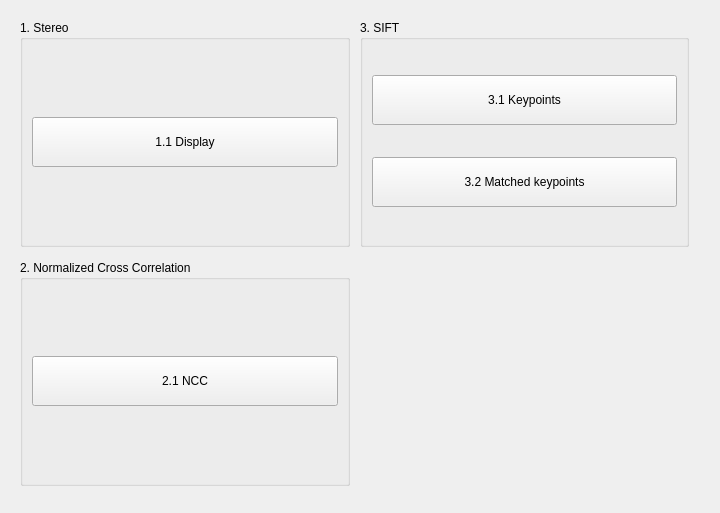
<?xml version="1.0" encoding="UTF-8"?>
<ui version="4.0">
 <class>Form</class>
 <widget class="QWidget" name="Form">
  <property name="geometry">
   <rect>
    <x>0</x>
    <y>0</y>
    <width>720</width>
    <height>513</height>
   </rect>
  </property>
  <property name="windowTitle">
   <string>OpenCV_HW2</string>
  </property>
  <widget class="QGroupBox" name="groupBox_3">
   <property name="geometry">
    <rect>
     <x>360</x>
     <y>20</y>
     <width>329</width>
     <height>227</height>
    </rect>
   </property>
   <property name="title">
    <string>3. SIFT</string>
   </property>
   <layout class="QVBoxLayout" name="verticalLayout_5">
    <item>
     <widget class="QPushButton" name="btn3_1">
      <property name="minimumSize">
       <size>
        <width>0</width>
        <height>50</height>
       </size>
      </property>
      <property name="text">
       <string>3.1 Keypoints</string>
      </property>
     </widget>
    </item>
    <item>
     <widget class="QPushButton" name="btn3_2">
      <property name="minimumSize">
       <size>
        <width>0</width>
        <height>50</height>
       </size>
      </property>
      <property name="text">
       <string>3.2 Matched keypoints</string>
      </property>
     </widget>
    </item>
   </layout>
  </widget>
  <widget class="QGroupBox" name="groupBox">
   <property name="geometry">
    <rect>
     <x>20</x>
     <y>20</y>
     <width>330</width>
     <height>227</height>
    </rect>
   </property>
   <property name="title">
    <string>1. Stereo</string>
   </property>
   <layout class="QVBoxLayout" name="verticalLayout_3">
    <item>
     <widget class="QPushButton" name="btn1_1">
      <property name="minimumSize">
       <size>
        <width>0</width>
        <height>50</height>
       </size>
      </property>
      <property name="text">
       <string>1.1 Display</string>
      </property>
     </widget>
    </item>
   </layout>
  </widget>
  <widget class="QGroupBox" name="groupBox_2">
   <property name="geometry">
    <rect>
     <x>20</x>
     <y>260</y>
     <width>330</width>
     <height>226</height>
    </rect>
   </property>
   <property name="title">
    <string>2. Normalized Cross Correlation</string>
   </property>
   <layout class="QVBoxLayout" name="verticalLayout_4">
    <item>
     <widget class="QPushButton" name="btn2_1">
      <property name="minimumSize">
       <size>
        <width>0</width>
        <height>50</height>
       </size>
      </property>
      <property name="text">
       <string>2.1 NCC</string>
      </property>
     </widget>
    </item>
   </layout>
  </widget>
 </widget>
 <resources/>
 <connections/>
</ui>
